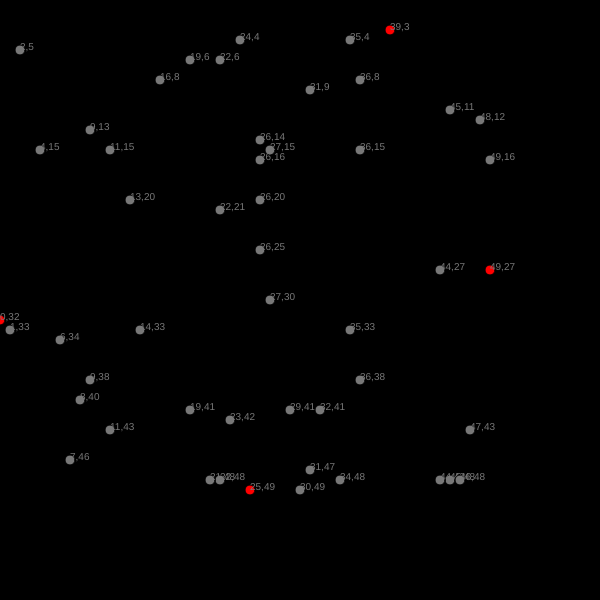
Frame 1 (no input)
Frame 60 (no input): identical to frame 1, image omitted
Frame 120 (the mouse pressed at the canvas centre since frame 60): identical to frame 1, image omitted

The p5.js sketch that drew this single still picture (run headless with seeded random() and noise() and a simulated clock; from frame 60 on, the mouse is pressed at the canvas centre):

// p5.js sketch
// ── sketch.js
class Coordinate {
  constructor(x, y, id) {
    this.id = id;
    this.x = x;
    this.y = y;
    this.rigid = false;
  }
}

let board_matrix = [];
board_size = 50;
cell_size_scale = 10;

function findPoint(id) {
  let point = null;
  board_matrix.forEach((p) => {
    if (p.id === id) {
      point = p;
    }
  });
  return point;
}

function getLargestPoint(points) {
  let maxX = points[0];
  points.forEach((point) => { 
    if (point.x > maxX.x) {
      maxX = point;
    }
  });

  let maxY = points[0];
  points.forEach((point) => {
    if (point.y > maxY.y) {
      maxY = point;
    }
  });

  return [maxX, maxY];
}

function getLowestPoint(points) {
  let maxX = points[0];
  points.forEach((point) => { 
    if (point.x < maxX.x) {
      maxX = point;
    }
  });

  let maxY = points[0];
  points.forEach((point) => {
    if (point.y < maxY.y) {
      maxY = point;
    }
  });

  return [maxX, maxY];
}




function quickHull(coordinates) {
  
  let most = getLargestPoint(coordinates);

  console.log(most);

  findPoint(most[0].id).rigid = true;
  findPoint(most[1].id).rigid = true;

  let lowest = getLowestPoint(coordinates);

  console.log(lowest);

  findPoint(lowest[0].id).rigid = true;
  findPoint(lowest[1].id).rigid = true;

}

function setup() {
  createCanvas(600, 600);

  for (let i = 0; i < 50; i++) {
    const randomX = Math.floor(Math.random() * board_size);
    const randomY = Math.floor(Math.random() * board_size);
    const point = new Coordinate();
    point.id = i;
    point.x = randomX;
    point.y = randomY;
    point.rigid = false;
    board_matrix.push(point);
  }
  
  quickHull(board_matrix);

}

function draw() {
  background(0);

  // draw grid

  board_matrix.forEach((point) => {
      fill(120,120,120);
      if (point.rigid) {
        fill(255,0,0);
      }
      circle(point.x*cell_size_scale, point.y*cell_size_scale, 10);
      
      textSize(10);
      fill(120,120,120);
      text(`${point.x},${point.y}`, point.x*cell_size_scale, point.y*cell_size_scale);
  });
}
